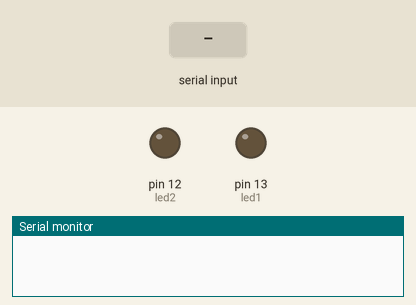
The sketch below on a simulated Arduino Uno, built with avr-gcc and run on an emulated ATmega328P. Parts: output pins drawn as LEDs (lit = HIGH), the last lines printed to the serial monitor. The test bench sets the inputs (shaded band).

Above: at 1.2 s.
1.3 s: "1" received over Serial
At 2.1 s:
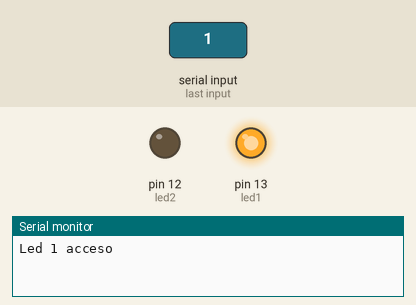
3.8 s: "2" received over Serial
At 4.5 s:
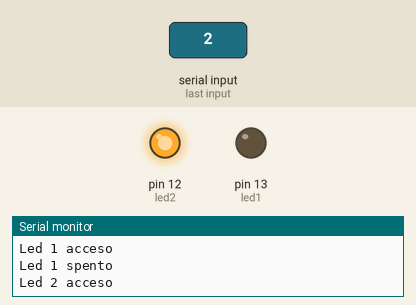
Timing chart, 0 to 6.8 s (numbered marks = the images above; inputs shaded):
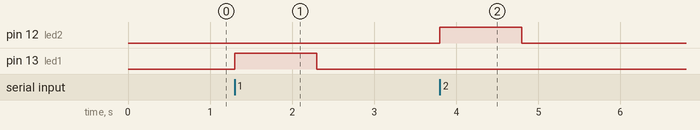

The sketch:

InputLed.ino
```cpp
// Variabili pin

int led1 = 13;
int led2 = 12;

char key; // Variabile valore in input
int time = 1000;

// Setup pin

void setup() {

  // Pin input/output

  pinMode(led1, OUTPUT);
  pinMode(led2, OUTPUT);

  pinMode(key, INPUT);

  Serial.begin(9600); // Inizializzazione monitor seriale

}

// Loop

void loop() {

  // Lettura valore di input

  key = Serial.read();

  // Valore '1'

  if (key == '1') {

    // Led 1 acceso

    digitalWrite(led1, HIGH);
    Serial.println("Led 1 acceso");

    delay(time);

    // Led 1 spento

    digitalWrite(led1, LOW);
    Serial.println("Led 1 spento");

    delay(time);

  }

  // Valore '2'

  if (key == '2') {

    // Led 2 acceso

    digitalWrite(led2, HIGH);
    Serial.println("Led 2 acceso");

    delay(time);

    // Led 2 spento

    digitalWrite(led2, LOW);
    Serial.println("Led 2 spento");

    delay(time);

  }

}
```

Measured:
- after the input at 1.3 s, pin 13 (led1): LOW → HIGH at once, → LOW 1.0 s later
- after the input at 3.8 s, pin 12 (led2): LOW → HIGH at once, → LOW 1.0 s later
